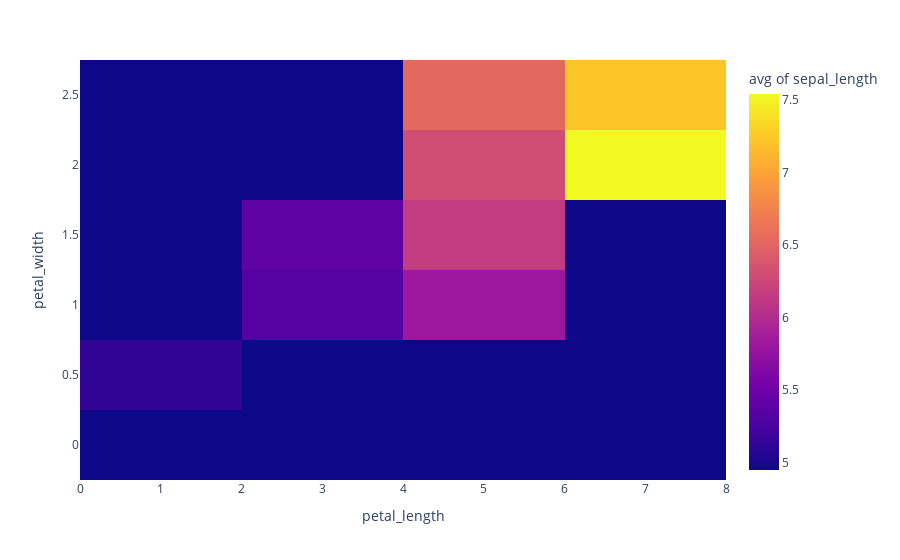

Notebook cell for this chart:
### Code cell
fig = px.density_heatmap(iris, x= 'petal_length',y='petal_width',
                         z='sepal_length',histfunc='avg')
fig.show()

### Figure 1 — Plotly figure (JSON) as saved in the notebook; plotly's stock layout.template omitted (floating-point values rounded to 4 significant figures; data arrays with more than 128 entries replaced by an {"elided": "..."} marker saying what was removed)
{"data": [{"coloraxis": "coloraxis", "histfunc": "avg", "hovertemplate": "petal_length=%{x}<br>petal_width=%{y}<br>avg of sepal_length=%{z}<extra></extra>", "name": "", "type": "histogram2d", "x": {"elided": "150 float values"}, "xaxis": "x", "xbingroup": "x", "y": {"elided": "150 float values"}, "yaxis": "y", "ybingroup": "y", "z": {"elided": "150 float values"}}], "layout": {"coloraxis": {"colorbar": {"title": {"text": "avg of sepal_length"}}, "colorscale": [[0, "#0d0887"], [0.1111, "#46039f"], [0.2222, "#7201a8"], [0.3333, "#9c179e"], [0.4444, "#bd3786"], [0.5556, "#d8576b"], [0.6667, "#ed7953"], [0.7778, "#fb9f3a"], [0.8889, "#fdca26"], [1, "#f0f921"]]}, "legend": {"tracegroupgap": 0}, "margin": {"t": 60}, "xaxis": {"anchor": "y", "domain": [0, 1], "title": {"text": "petal_length"}}, "yaxis": {"anchor": "x", "domain": [0, 1], "title": {"text": "petal_width"}}}}
